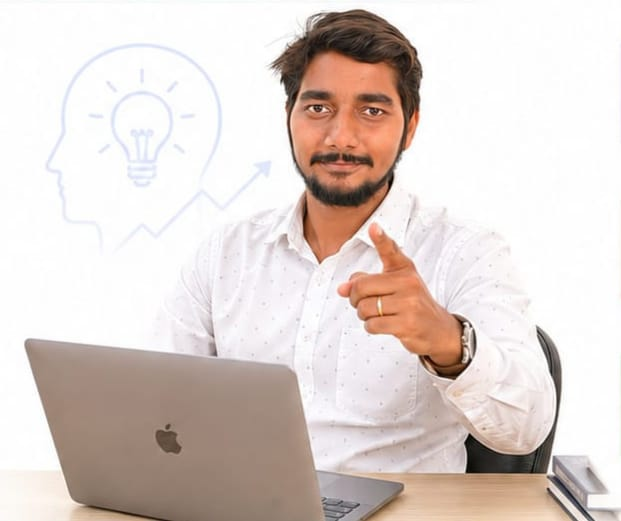
#> input picture assets/dr-ram-prasad.jpeg, 621 x 521 px
$ python -i make_ads.py   (imports and definitions only)
#> lines starting #> are read from the running program, lines starting #| are printed output that depends on the picture
#> further down, picture is the input picture: PIL image 621x521 RGB; mean R, G, B 222.6, 211.1, 206.2
"""Create 3 vertical 9:16 Telugu ad videos for Dhruva Foundation Business Startup School."""
from __future__ import annotations

import math
import subprocess
from pathlib import Path

import imageio_ffmpeg
from PIL import Image

ROOT = Path(r"D:\Sadhi\Dhruva")
POSTERS = ROOT / "assets" / "posters" / "social"
OUT = ROOT / "assets" / "videos"
AUDIO = OUT / "audio"
FRAMES = OUT / "frames"
# [1 line that did not run here, left out]

W, H = 1080, 1920
FPS = 30


def cover_resize(img: Image.Image, size=(W, H)) -> Image.Image:
#> called with size = (1080, 1920)
    tw, th = size
    scale = max(tw / img.width, th / img.height)
#> scale = 3.69
    nw, nh = int(img.width * scale), int(img.height * scale)
#> nw = 2288; nh = 1920
    img = img.resize((nw, nh), Image.Resampling.LANCZOS)
    left = (nw - tw) // 2
#> left = 604
    top = (nh - th) // 2
#> top = 0
    return img.crop((left, top, left + tw, top + th)).convert("RGB")
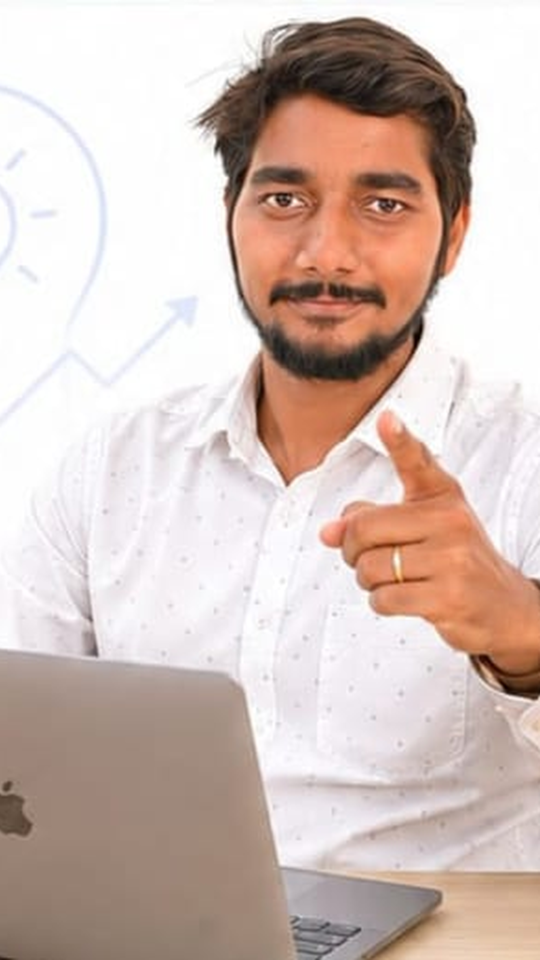
#> returned value: PIL image 1080x1920 RGB (shown at 1/2 size); mean R, G, B 210, 191.1, 183.8


# [168 lines left out: functions audio_duration, render_ken_burns, mux, main, not called in this run]


# [2 lines not run here, left out]

>>> from PIL import Image
>>> picture = Image.open('../../dr-ram-prasad.jpeg')
>>> result = cover_resize(picture)
